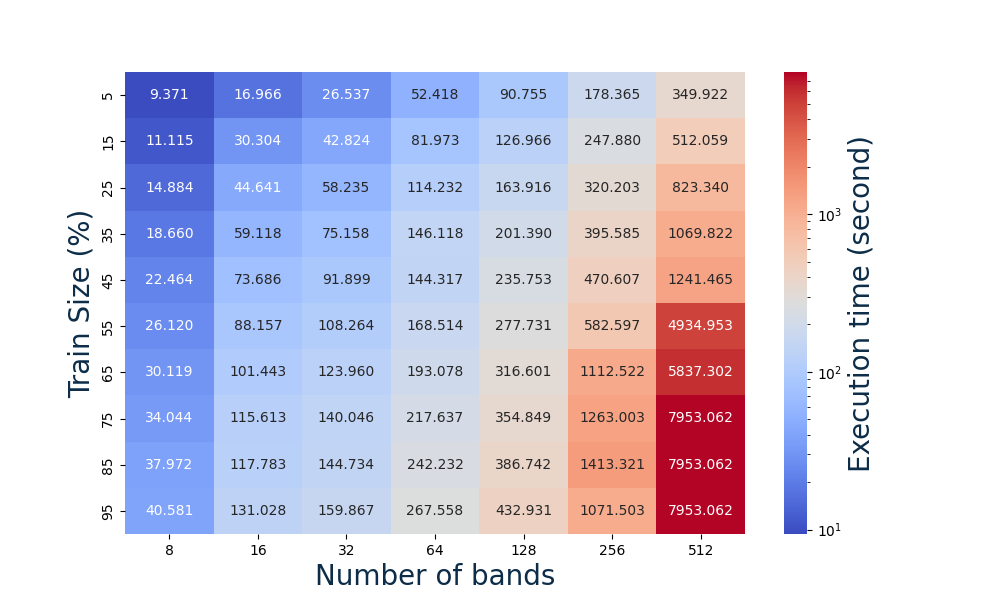

Generate this figure with Python:
import pandas as pd
import seaborn as sns
import matplotlib.pyplot as plt
from matplotlib.colors import LogNorm

file_path = "summary.csv"
df = pd.read_csv(file_path)
df["train_size"] = (df["train_size"]*100).astype(int)

df_pivot = df.pivot(index="train_size", columns="target_size", values="execution_time")

plt.figure(figsize=(10, 6))
heatmap = sns.heatmap(df_pivot.round(3), annot=True, fmt=".3f", cmap="coolwarm",norm=LogNorm(),
    cbar_kws={'label': r"Execution time (second)"}
            )

cbar = heatmap.collections[0].colorbar
cbar.ax.set_ylabel(r"Execution time (second)", fontsize=20, color="#0C2C48")
cbar.ax.xaxis.set_label_coords(0.5, -0.2)
#plt.title("Heatmap of Train Size vs Target Size")
plt.ylabel("Train Size (%)", fontsize=20, color="#0C2C48")
plt.xlabel("Number of bands", fontsize=20, color="#0C2C48")



plt.savefig("heatmap3.png")